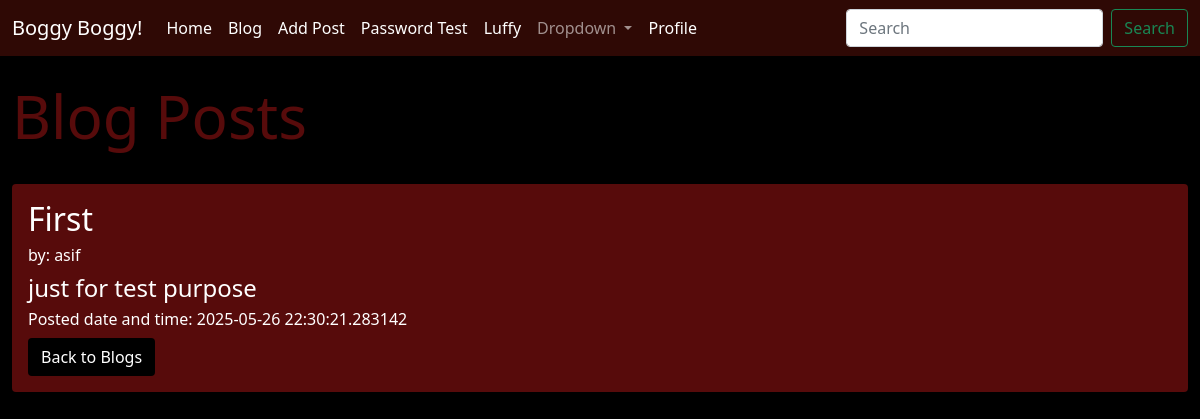
The app's page /posts/1 (signed in) with its own data.
### app.py (models this page shows, shortened)
class Posts(db.Model):
    id = db.Column(db.Integer,primary_key = True)
    title =db.Column(db.String(200))
    content = db.Column(db.String (1000))
    date_posted = db.Column(db.DateTime, default=datetime.utcnow)
    slug = db.Column(db.String(200))
    poster_id = db.Column(db.Integer, db.ForeignKey('users.id'))

class Users(db.Model, UserMixin):
    id = db.Column(db.Integer,primary_key=True)
    username = db.Column(db.String(200), nullable=False,unique=True)
    name = db.Column(db.String(200),nullable=False)
    email = db.Column(db.String(200),nullable=False, unique=True)
    month = db.Column(db.String(20))
    date_added = db.Column(db.DateTime, default=datetime.utcnow)
    password_hash = db.Column(db.String(200))
    posts = db.relationship('Posts', backref='poster')
    @property
    def password(self):
        raise AttributeError("Password is not readable.")

### app.py (the view)
@app.route('/posts/<int:id>')
@login_required
def post(id):
    post = Posts.query.get_or_404(id)
    return render_template("post.html",post=post)

### webforms.py
class SearchForm(FlaskForm):
    searched = StringField("Searched", validators=[DataRequired()])
    submit = SubmitField("Submit")

### app.py (called while the page is built)
@app.context_processor
def base():
    form = SearchForm()
    return dict(form=form)

@login_manager.user_loader
def load_user(user_id):
    return Users.query.get(int(user_id))

### templates/post.html (shortened to what this page needs)
{% extends 'base.html' %}
{% block content %}
<h1 style="color:rgb(87, 11, 11);">Blog Posts</h1><br/>
    <div class="shadow p-3 mb-5 rounded" style="background-color: rgb(87, 11, 11); color: white;">
            <h2>{{ post.title }}</h2>
            <h6>by: {{ post.poster.name }}</h6>
            <h4>{{ post.content }}</h4>
            <h6>Posted date and time: {{ post.date_posted }}</h6>
                <button type="button" class="btn"  style="background-color: rgb(0, 0, 0); color: rgb(255, 255, 255);" onclick="window.location.href='{{ url_for('posts') }}'">Back to Blogs</button>
    </div>
    <br/><br/><br/>
{% endblock %}

### static/css/style.css (style rules this page uses)
h1 { font-size: 60px; }
body { background: #000000; color:aliceblue }

### records on screen
Posts: title "First", content "just for test purpose", date_posted "2025-05-26 22:30:21.283142"
Users: poster.name "asif"
